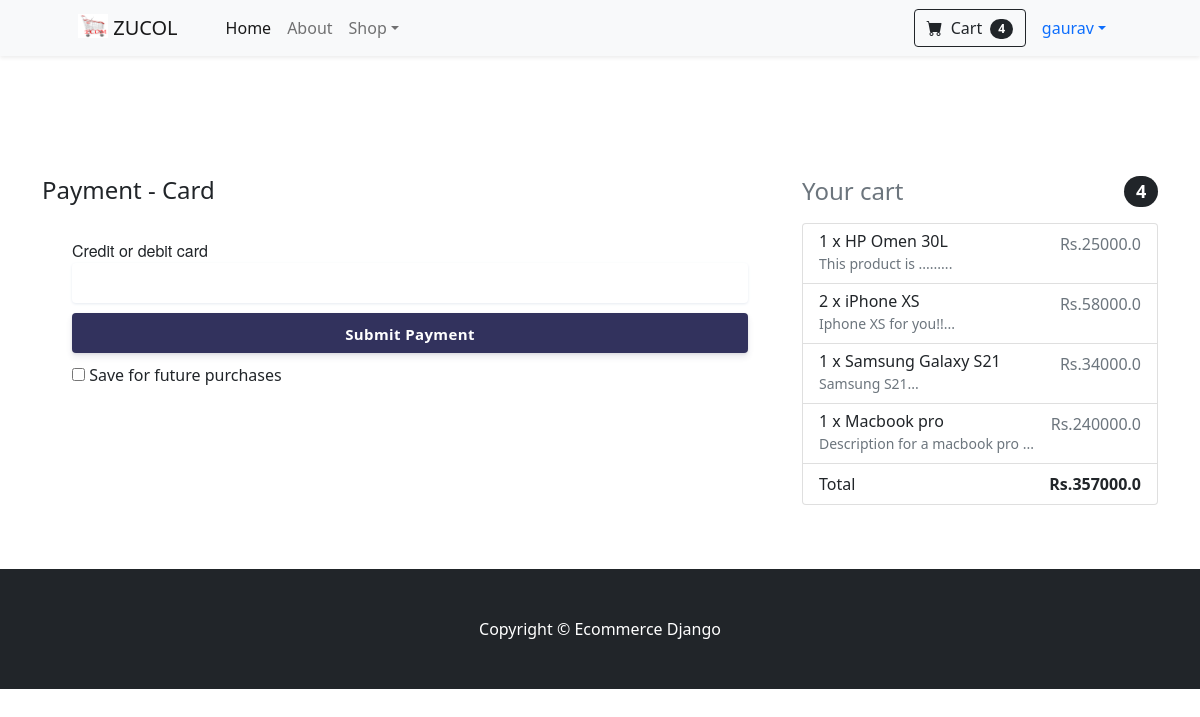
The app's page /payment/ (signed in) with its own data.
### frontend/models.py (models this page shows, shortened)
class Order(models.Model):
    user = models.ForeignKey(User, on_delete=models.CASCADE)
    order_ref = models.CharField(max_length=20)
    items = models.ManyToManyField(OrderItem)
    ordered_date = models.DateTimeField()
    ordered = models.BooleanField(default=False)
    billing_address = models.ForeignKey('BillingAddress', on_delete=models.SET_NULL, blank=True, null=True)
    coupon = models.ForeignKey('Coupon', on_delete=models.SET_NULL, blank=True, null=True)
    payment = models.ForeignKey('Payment', on_delete=models.SET_NULL, blank=True, null=True)
    delivered = models.BooleanField(default=False)
    received = models.BooleanField(default=False)
    refund_requested = models.BooleanField(default=False)
    refund_granted = models.BooleanField(default=False)
    def total_price(self):
        total = 0
        for order_item in self.items.all():
            total += order_item.final_price()
        if self.coupon:
            total -= self.coupon.amount
        return total

class OrderItem(models.Model):
    user = models.ForeignKey(User, on_delete=models.CASCADE)
    ordered = models.BooleanField(default=False)
    item = models.ForeignKey(Item, on_delete=models.CASCADE)
    quantity = models.IntegerField(default=1)
    def total_item_price(self):
        return self.quantity * self.item.price
    def total_discount_item_price(self):
        return self.quantity * self.item.discount_price
    def final_price(self):
        if self.item.discount_price:
            return self.total_discount_item_price()
        return self.total_item_price()

class Item(models.Model):
    title = models.CharField(max_length=100)
    price = models.FloatField()
    discount_price = models.FloatField(blank=True, null=True)
    category = models.CharField(choices=CATEGORY_CHOICES, max_length=5)
    label = models.CharField(choices=LABEL_CHOICES, max_length=5)
    slug = models.SlugField()
    description = models.TextField()
    image = models.ImageField()
    def snip_description(self):
        return self.description[:30] + "..."

### frontend/views.py (the view, shortened to what this page needs)
# urls.py: path('payment/', views.PaymentView.as_view(), name='payment')
class PaymentView(View):
    def get(self, *args, **kwargs):
        order = Order.objects.get(user=self.request.user, ordered=False)
        if order.billing_address:
            context = {
                'order': order,
                'display_coupon_form': False
            }
            return render(self.request, 'payment.html', context)
        else:
            messages.warning(self.request, 'Please add your billing address')
            return redirect('frontend:shipping-address')

### frontend/templatetags/cart_template_tag.py (called while the page is built)
@register.filter
def cart_count(user):
    if user.is_authenticated:
        query_set = Order.objects.filter(user=user, ordered=False)
        if query_set.exists():
            return query_set[0].items.count()
        return 0

### templates/payment.html (shortened to what this page needs)
{% extends 'base.html' %}
{% block content %}
<section class="py-5 container">
   <div class="row">
       <div class="col-md-8">
           <h4 class="mb-4">Payment - Card</h4>
           <div class="new-card-form">
              <form action="." method="post" class="stripe-form" id="stripe-form">
                  <div class="stripe-form-row" id="creditCard">
                      <label for="card-element" id="stripeBtnLabel">
                          Credit or debit card
                      </label>
                      <div id="card-element" class="StripeElement StripeElement--empty">
                          <div class="__PrivateStripeElement" style="margin: 0px !important; padding: 0px !important; border: none !important; display: block !important; background: transparent !important; position: relative !important; opacity: 1 !important;">
                              <iframe frameborder="0" allowtransparency="true" scrolling="no" name="__privateStripeFrame5" allowpaymentrequest="true" src="https://js.stripe.com/v3/elements-inner-card-19066928f2ed1ba3ffada645e45f5b50.html#style[base][color]=%2332325d&amp;style[base][fontFamily]=%22Helvetica+Neue%22%2C+Helvetica%2C+sans-serif&amp;style[base][fontSmoothing]=antialiased&amp;style[base][fontSize]=16px&amp;style[base][::placeholder][color]=%23aab7c4&amp;style[invalid][color]=%23fa755a&amp;style[invalid][iconColor]=%23fa755a&amp;componentName=card&amp;wait=false&amp;rtl=false&amp;keyMode=test&amp;origin=https%3A%2F%2Fstripe.com&amp;referrer=https%3A%2F%2Fstripe.com%2Fdocs%2Fstripe-js&amp;controllerId=__privateStripeController1" title="Secure payment input frame" style="border: none !important; margin: 0px !important; padding: 0px !important; width: 1px !important; min-width: 100% !important; overflow: hidden !important; display: block !important; height: 19.2px;"></iframe>
                          </div>
                      </div>
                  </div>
                  <div class="stripe-form-row">
                    <button id="stripeBtn">Submit Payment</button>
                  </div>
                  <div class="stripe-form-row">
                    <div class="custom-control custom-checkbox">
                      <input type="checkbox" class="custom-control-input" name="save" id="save_card_info">
                      <label class="custom-control-label" for="save_card_info">Save for future purchases</label>
                    </div>
                  </div>
                  <div id="card-errors" role="alert"></div>
              </form>
            </div>
       </div>
       <div class="col-md-4">
           {% include 'cart_snippet.html' %}
       </div>
   </div>
</section>
{% endblock %}

### templates/base.html (shortened to what this page needs)
{% load static %}
{% load cart_template_tag %}
<!DOCTYPE html>
<html lang="en">
    <head>
        <link href="https://cdn.jsdelivr.net/npm/bootstrap-icons@1.5.0/font/bootstrap-icons.css" rel="stylesheet" />
        <link href="{% static 'styles.css' %}" rel="stylesheet" />
    </head>
    <body>
        <nav class="navbar navbar-expand-lg navbar-light bg-light shadow-sm">
            <div class="container px-4 px-lg-5">
                <a class="navbar-brand" href="">
                  <img src="{% static 'logo.png' %}" alt="" width="30" height="24" class="d-inline-block align-text-top">
                  ZUCOL
                </a>
                <div class="collapse navbar-collapse" id="navbarSupportedContent">
                    <ul class="navbar-nav me-auto mb-2 mb-lg-0 ms-lg-4">
                        <li class="nav-item"><a class="nav-link active" aria-current="page" href="{% url 'frontend:home' %}">Home</a></li>
                        <li class="nav-item"><a class="nav-link" href="#!">About</a></li>
                        <li class="nav-item dropdown">
                            <a class="nav-link dropdown-toggle" id="navbarDropdown" href="#" role="button" data-bs-toggle="dropdown" aria-expanded="false">Shop</a>
                        </li>
                    </ul>
                    {% if user.is_authenticated %}
                    <form class="d-flex">
                        <a href="{% url 'frontend:summary' %}" class="btn btn-outline-dark" type="submit">
                            <i class="bi-cart-fill me-1"></i>
                            Cart
                            <span class="badge bg-dark text-white ms-1 rounded-pill">{{ user|cart_count }}</span>
                        </a>
                    </form>
                    <li class="nav-item dropdown d-flex">
                        <a class="nav-link dropdown-toggle" id="nDropdown" href="#" role="button" data-bs-toggle="dropdown" aria-expanded="false">{{ user.get_username }}</a>
                    </li>
                    {% else %}
                    <li class="nav-item d-flex"><a class="nav-link" href="{% url 'accounts:login' %}">Sign in/up</a></li>
                    {% endif %}
                </div>
            </div>
        </nav>
        <div class="mt-5 pt-4">
        </div>
        {% block content %}
        {% endblock %}
        <footer class="py-5 bg-dark">
            <div class="container"><p class="m-0 text-center text-white">Copyright &copy; Ecommerce Django</p></div>
        </footer>
    </body>
</html>

### templates/cart_snippet.html (shortened to what this page needs)
<h4 class="d-flex justify-content-between align-items-center mb-3">
    <span class="text-muted">Your cart</span>
    <span class="badge bg-dark text-white ms-1 rounded-pill">{{ order.items.count }}</span>
  </h4>
  <ul class="list-group mb-3 z-depth-1">
      {% for order_item in order.items.all %}
    <li class="list-group-item d-flex justify-content-between lh-condensed">
      <div>
        <h6 class="my-0">{{ order_item.quantity }} x {{ order_item.item.title }}</h6>
        <small class="text-muted">{{ order_item.item.snip_description }}</small>
      </div>
      <span class="text-muted">Rs.{{ order_item.final_price }}</span>
    </li>
    {% endfor %}
    <li class="list-group-item d-flex justify-content-between">
      <span>Total </span>
      <strong>Rs.{{ order.total_price }}</strong>
    </li>
  </ul>

### templates/payment.html (style rules this page uses)
#stripeBtnLabel { font-family: "Helvetica Neue", Helvetica, sans-serif; font-size: 16px; font-variant: normal; padding: 0; margin: 0; -webkit-font-smoothing: antialiased; font-weight: 500; display: block; }
#stripeBtn { border: none; border-radius: 4px; outline: none; text-decoration: none; color: #fff; background: #32325d; white-space: nowrap; display: inline-block; height: 40px; line-height: 40px; box-shadow: 0 4px 6px rgba(50, 50, 93, .11), 0 1px 3px rgba(0, 0, 0, .08); border-radius: 4px; font-size: 15px; font-weight: 600; letter-spacing: 0.025em; text-decoration: none; -webkit-transition: all 150ms ease; transition: all 150ms ease; float: left; width: 100% }
.stripe-form { padding: 5px 30px; }
#card-errors { height: 20px; padding: 4px 0; color: #fa755a; }
.stripe-form-row { width: 100%; float: left; margin-top: 5px; margin-bottom: 5px; }
.StripeElement { box-sizing: border-box; height: 40px; padding: 10px 12px; border: 1px solid transparent; border-radius: 4px; background-color: white; box-shadow: 0 1px 3px 0 #e6ebf1; -webkit-transition: box-shadow 150ms ease; transition: box-shadow 150ms ease; }

### records on screen
Order: items.count "4", total_price "357000.0"
OrderItem: quantity "1", item "HP Omen 30L", item.snip_description "This product is .........", final_price "25000.0"
OrderItem: quantity "2", item "iPhone XS", item.snip_description "Iphone XS for you!!...", final_price "58000.0"
OrderItem: quantity "1", item "Samsung Galaxy S21", item.snip_description "Samsung S21...", final_price "34000.0"
OrderItem: quantity "1", item "Macbook pro", item.snip_description "Description for a macbook pro ...", final_price "240000.0"

### other values on screen
{{ user|cart_count }} "4"
{{ user.get_username }} "gaurav"
